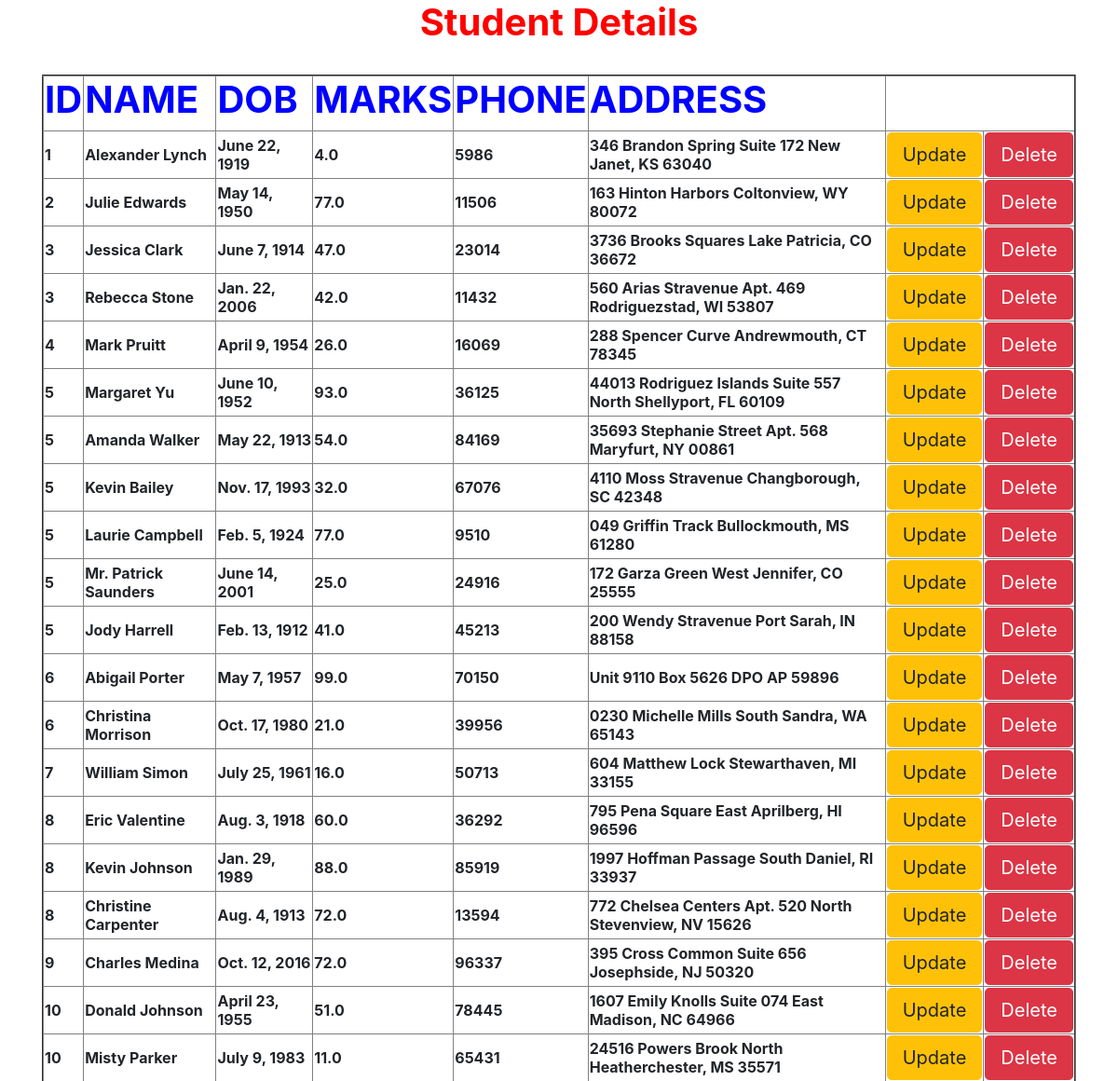
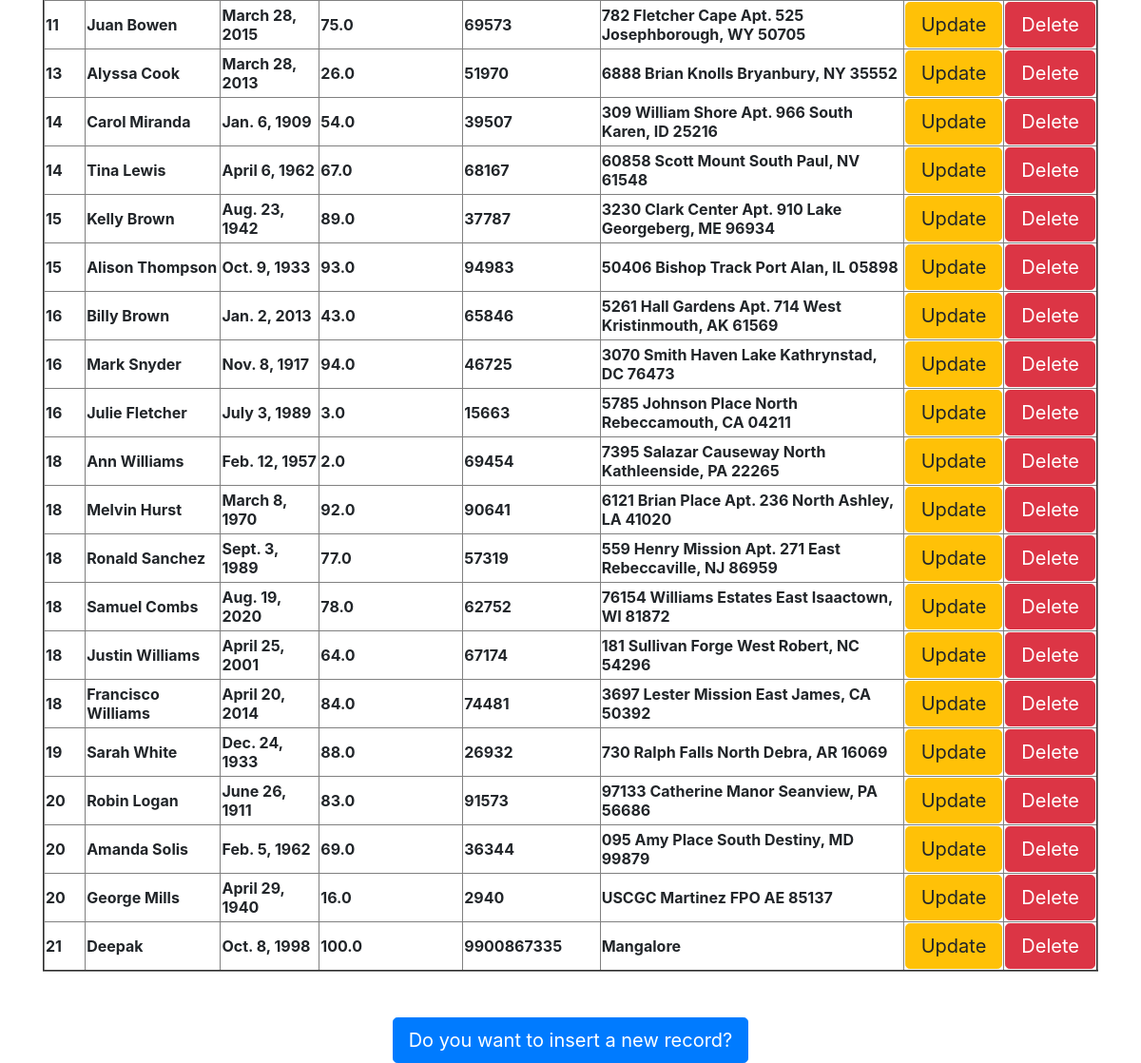
The page / on the database its author committed (2 pictures, top to bottom).
### myApp/models.py (models this page shows)
class Student(models.Model):
    sid = models.IntegerField()
    sname = models.CharField(max_length = 50)
    sdob = models.DateField()
    smarks = models.FloatField()
    sphone = models.CharField(max_length =10)
    saddr = models.CharField(max_length = 100)

### myApp/views.py (the view)
# urls.py: url(r'^$',views.display),
def display(request):
    s = Student.objects.order_by('sid')
    d = {'stud':s}
    return render(request,'myApp/index.html',d)

### templates/myApp/index.html (shortened to what this page needs)
<html>
{% extends 'myApp/parent.html' %}
    {% block for_child %}
    <h1 style="color:red;"><b>Student Details</b></h1><br>
    <table border="2">
      <tr style="color:Blue">
        <th><h1><b>ID</b></h1></th>
        <th><h1><b>NAME</b></h1></th>
        <th><h1><b>DOB</b></h1></th>
        <th><h1><b>MARKS</b></h1></th>
        <th><h1><b>PHONE</b></h1></th>
        <th><h1><b>ADDRESS</b></h1></th>
      </tr>
      {% for x in stud %}
      <tr>
        <td><b>{{x.sid}}</b></td>
        <td><b>{{x.sname}}</b></td>
        <td><b>{{x.sdob}}</b></td>
        <td><b>{{x.smarks}}</b></td>
        <td><b>{{x.sphone}}</b></td>
        <td><b>{{x.saddr}}</b></td>
        <td><a href ="/update/{{x.id}}" class="btn btn-lg btn-warning">Update</a>
        <td><a href="/delete/{{x.id}}" class="btn btn-lg btn-danger">Delete</a>
        </td>
      </tr>
      {% endfor %}
    </table> <br><br>
    <a href="/insert" class="btn btn-lg btn-primary">Do you want to insert a new record?</a>
      {% endblock %}

### templates/myApp/parent.html (shortened to what this page needs)
<!DOCTYPE html>
<html>
  <head>
    <link rel="stylesheet" href="https://cdn.jsdelivr.net/npm/bootstrap@4.5.3/dist/css/bootstrap.min.css">
  </head>
  <body>
    <div class="container" align="center">
      {% block for_child %}
      {% endblock %}
    </div>
  </body>
</html>

### rows shown on the page
Student: sid "1", sname "Alexander Lynch", sdob "June 22, 1919", smarks "4.0", sphone "5986", saddr "346 Brandon Spring Suite 172 New Janet, KS 63040"
Student: sid "2", sname "Julie Edwards", sdob "May 14, 1950", smarks "77.0", sphone "11506", saddr "163 Hinton Harbors Coltonview, WY 80072"
Student: sid "3", sname "Jessica Clark", sdob "June 7, 1914", smarks "47.0", sphone "23014", saddr "3736 Brooks Squares Lake Patricia, CO 36672"
Student: sid "3", sname "Rebecca Stone", sdob "Jan. 22, 2006", smarks "42.0", sphone "11432", saddr "560 Arias Stravenue Apt. 469 Rodriguezstad, WI 53807"
Student: sid "4", sname "Mark Pruitt", sdob "April 9, 1954", smarks "26.0", sphone "16069", saddr "288 Spencer Curve Andrewmouth, CT 78345"
Student: sid "5", sname "Margaret Yu", sdob "June 10, 1952", smarks "93.0", sphone "36125", saddr "44013 Rodriguez Islands Suite 557 North Shellyport, FL 60109"
Student: sid "5", sname "Amanda Walker", sdob "May 22, 1913", smarks "54.0", sphone "84169", saddr "35693 Stephanie Street Apt. 568 Maryfurt, NY 00861"
Student: sid "5", sname "Kevin Bailey", sdob "Nov. 17, 1993", smarks "32.0", sphone "67076", saddr "4110 Moss Stravenue Changborough, SC 42348"
Student: sid "5", sname "Laurie Campbell", sdob "Feb. 5, 1924", smarks "77.0", sphone "9510", saddr "049 Griffin Track Bullockmouth, MS 61280"
Student: sid "5", sname "Mr. Patrick Saunders", sdob "June 14, 2001", smarks "25.0", sphone "24916", saddr "172 Garza Green West Jennifer, CO 25555"
Student: sid "5", sname "Jody Harrell", sdob "Feb. 13, 1912", smarks "41.0", sphone "45213", saddr "200 Wendy Stravenue Port Sarah, IN 88158"
Student: sid "6", sname "Abigail Porter", sdob "May 7, 1957", smarks "99.0", sphone "70150", saddr "Unit 9110 Box 5626 DPO AP 59896"
Student: sid "6", sname "Christina Morrison", sdob "Oct. 17, 1980", smarks "21.0", sphone "39956", saddr "0230 Michelle Mills South Sandra, WA 65143"
Student: sid "7", sname "William Simon", sdob "July 25, 1961", smarks "16.0", sphone "50713", saddr "604 Matthew Lock Stewarthaven, MI 33155"
Student: sid "8", sname "Eric Valentine", sdob "Aug. 3, 1918", smarks "60.0", sphone "36292", saddr "795 Pena Square East Aprilberg, HI 96596"
Student: sid "8", sname "Kevin Johnson", sdob "Jan. 29, 1989", smarks "88.0", sphone "85919", saddr "1997 Hoffman Passage South Daniel, RI 33937"
Student: sid "8", sname "Christine Carpenter", sdob "Aug. 4, 1913", smarks "72.0", sphone "13594", saddr "772 Chelsea Centers Apt. 520 North Stevenview, NV 15626"
Student: sid "9", sname "Charles Medina", sdob "Oct. 12, 2016", smarks "72.0", sphone "96337", saddr "395 Cross Common Suite 656 Josephside, NJ 50320"
Student: sid "10", sname "Donald Johnson", sdob "April 23, 1955", smarks "51.0", sphone "78445", saddr "1607 Emily Knolls Suite 074 East Madison, NC 64966"
Student: sid "10", sname "Misty Parker", sdob "July 9, 1983", smarks "11.0", sphone "65431", saddr "24516 Powers Brook North Heatherchester, MS 35571"
Student: sid "11", sname "Juan Bowen", sdob "March 28, 2015", smarks "75.0", sphone "69573", saddr "782 Fletcher Cape Apt. 525 Josephborough, WY 50705"
Student: sid "13", sname "Alyssa Cook", sdob "March 28, 2013", smarks "26.0", sphone "51970", saddr "6888 Brian Knolls Bryanbury, NY 35552"
Student: sid "14", sname "Carol Miranda", sdob "Jan. 6, 1909", smarks "54.0", sphone "39507", saddr "309 William Shore Apt. 966 South Karen, ID 25216"
Student: sid "14", sname "Tina Lewis", sdob "April 6, 1962", smarks "67.0", sphone "68167", saddr "60858 Scott Mount South Paul, NV 61548"
Student: sid "15", sname "Kelly Brown", sdob "Aug. 23, 1942", smarks "89.0", sphone "37787", saddr "3230 Clark Center Apt. 910 Lake Georgeberg, ME 96934"
Student: sid "15", sname "Alison Thompson", sdob "Oct. 9, 1933", smarks "93.0", sphone "94983", saddr "50406 Bishop Track Port Alan, IL 05898"
Student: sid "16", sname "Billy Brown", sdob "Jan. 2, 2013", smarks "43.0", sphone "65846", saddr "5261 Hall Gardens Apt. 714 West Kristinmouth, AK 61569"
Student: sid "16", sname "Mark Snyder", sdob "Nov. 8, 1917", smarks "94.0", sphone "46725", saddr "3070 Smith Haven Lake Kathrynstad, DC 76473"
Student: sid "16", sname "Julie Fletcher", sdob "July 3, 1989", smarks "3.0", sphone "15663", saddr "5785 Johnson Place North Rebeccamouth, CA 04211"
Student: sid "18", sname "Ann Williams", sdob "Feb. 12, 1957", smarks "2.0", sphone "69454", saddr "7395 Salazar Causeway North Kathleenside, PA 22265"
Student: sid "18", sname "Melvin Hurst", sdob "March 8, 1970", smarks "92.0", sphone "90641", saddr "6121 Brian Place Apt. 236 North Ashley, LA 41020"
Student: sid "18", sname "Ronald Sanchez", sdob "Sept. 3, 1989", smarks "77.0", sphone "57319", saddr "559 Henry Mission Apt. 271 East Rebeccaville, NJ 86959"
Student: sid "18", sname "Samuel Combs", sdob "Aug. 19, 2020", smarks "78.0", sphone "62752", saddr "76154 Williams Estates East Isaactown, WI 81872"
Student: sid "18", sname "Justin Williams", sdob "April 25, 2001", smarks "64.0", sphone "67174", saddr "181 Sullivan Forge West Robert, NC 54296"
Student: sid "18", sname "Francisco Williams", sdob "April 20, 2014", smarks "84.0", sphone "74481", saddr "3697 Lester Mission East James, CA 50392"
Student: sid "19", sname "Sarah White", sdob "Dec. 24, 1933", smarks "88.0", sphone "26932", saddr "730 Ralph Falls North Debra, AR 16069"
Student: sid "20", sname "Robin Logan", sdob "June 26, 1911", smarks "83.0", sphone "91573", saddr "97133 Catherine Manor Seanview, PA 56686"
Student: sid "20", sname "Amanda Solis", sdob "Feb. 5, 1962", smarks "69.0", sphone "36344", saddr "095 Amy Place South Destiny, MD 99879"
Student: sid "20", sname "George Mills", sdob "April 29, 1940", smarks "16.0", sphone "2940", saddr "USCGC Martinez FPO AE 85137"
Student: sid "21", sname "Deepak", sdob "Oct. 8, 1998", smarks "100.0", sphone "9900867335", saddr "Mangalore"
